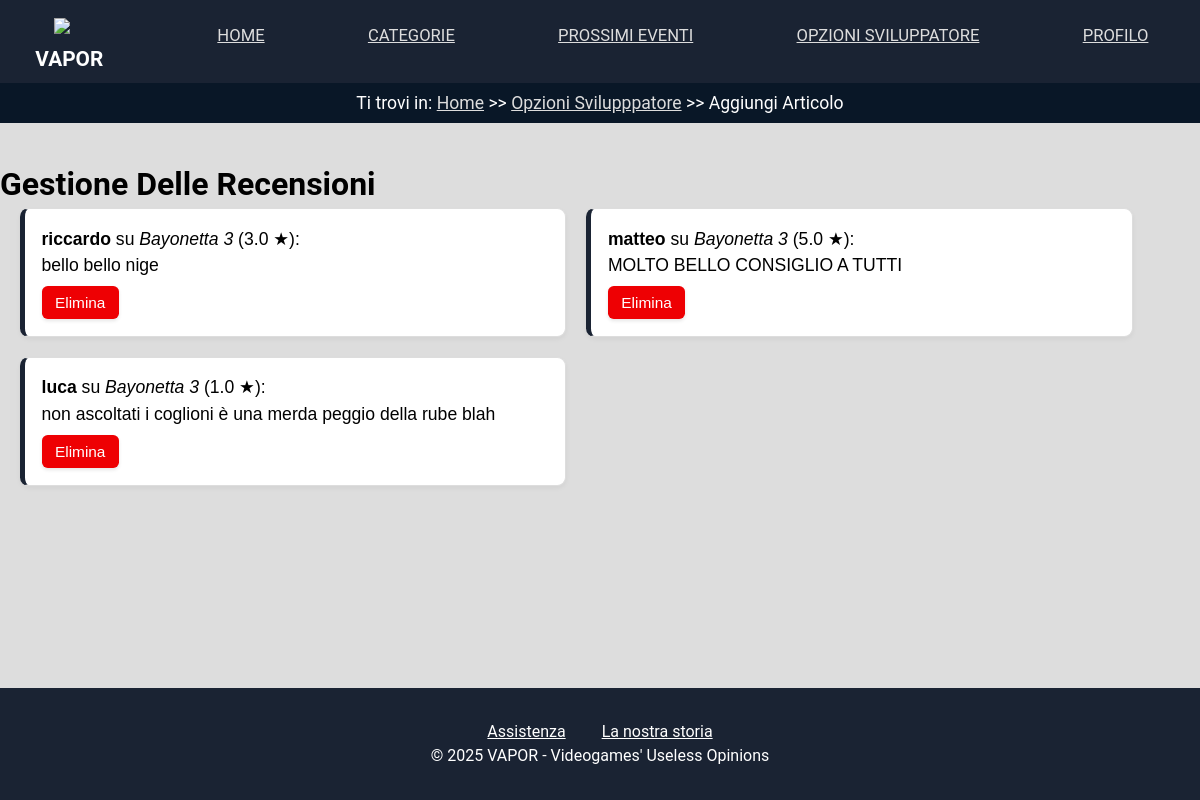
/gestione_recensioni.php, run on an earlier commit of the app's database.
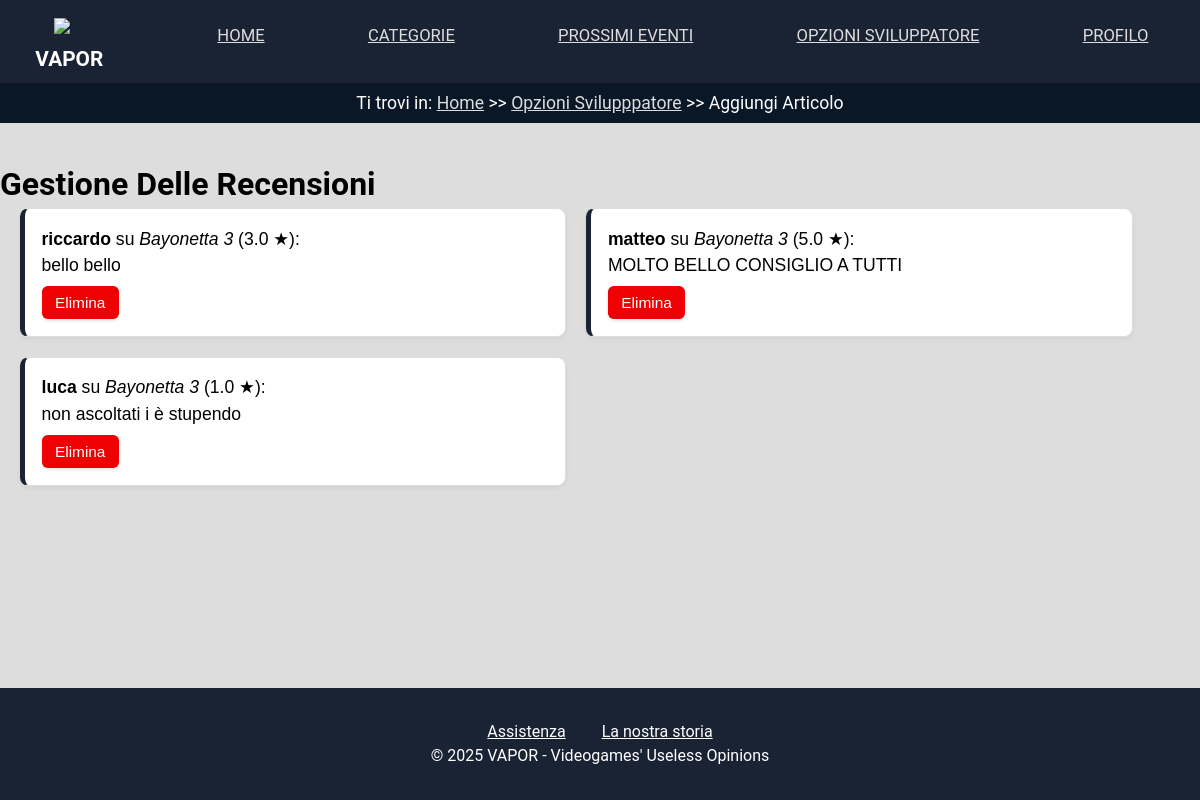
And on a later commit of the database.
### tables this page shows
CREATE TABLE IF NOT EXISTS Recensioni(
    ID_recensione VARCHAR(64) PRIMARY KEY,
    nickname VARCHAR(64) NOT NULL,
    contenuto_recensione TEXT NOT NULL,
    numero_stelle DECIMAL(5,1),
    nome_videogioco VARCHAR(64) NOT NULL,
    FOREIGN KEY (nickname) REFERENCES Utente(nickname),
    FOREIGN KEY (nome_videogioco) REFERENCES Videogiochi(nome_gioco)
);

### dbconnections.php (called while the page is built, shortened)
<?php
class DBAccess {
	private $connection;
	public function openDBConnection() {
		$this->connection = mysqli_connect(DBAccess::HOST_DB, DBAccess::USERNAME, DBAccess::PASSWORD, DBAccess::DATABASE_NAME);
		return mysqli_connect_error();
	}
	public function getAllRecensioni(){
		$query = "SELECT nickname, ID_recensione, contenuto_recensione, numero_stelle, nome_videogioco FROM Recensioni";
		$stmt = mysqli_prepare($this->connection, $query);
		mysqli_stmt_execute($stmt);
		$result = mysqli_stmt_get_result($stmt);
		$recensioni = [];
		while ($row = mysqli_fetch_assoc($result)) {
			$recensioni[] = $row;
		}
		return $recensioni;
	}
}
?>

### gestione_recensioni.php (the view, shortened to what this page needs)
<?php
require_once "template.php";
require_once "dbconnections.php";
$connessione = new DBAccess();
$connessioneOK = $connessione->openDBConnection();
if(!$connessioneOK){
    $recensioni = $connessione->getAllRecensioni();
    if (empty($recensioni)) {
        $cont = "<div class='box_err_no_recensioni'><p>Non ci sono ancora recensioni.</p></div>";
    } else {
        foreach($recensioni as $r){
            $utente = htmlspecialchars($r['nickname']);
            $gioco = strip_tags($r['nome_videogioco']);
            $testo = htmlspecialchars($r['contenuto_recensione']);
            $stelle = htmlspecialchars($r['numero_stelle']);
            $idRec = htmlspecialchars($r['ID_recensione']);
            $cont .= "
            <li class='single_review'>
                <strong>$utente</strong> su <em>$gioco</em> ($stelle ★):<br>
                <p class='testo_recensione'>$testo</p>
                <form method='post' action='gestione_recensioni.php'>
                    <input type='hidden' name='ID_recensione' value='$idRec'>
                    <input type='submit' name='eliminarecensione' value='Elimina' class='btn_elimina'>
                </form>
            </li>";
        }
    }
}
?>

What changed in the data, as far as the page shows it:
changed recensioni "riccardo": contenuto_recensione "bello bello nige" → "bello bello"
changed recensioni "luca": contenuto_recensione "non ascoltati i coglioni è una merda peggio della rube blah" → "non ascoltati i è stupendo"
